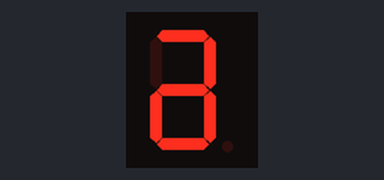
Simulated run of this sketch. Board: Arduino Uno, built with avr-gcc and run on an emulated ATmega328P. On the bench: 1-digit seven-segment display. Wiring (inferred from the names in the program): 1-digit 7-segment display, segments lit when LOW: segments pin 13, pin 12, pin 11, pin 10, pin 9, pin 7, pin 8. The segment pins are drawn as the display they are named for.

Above: at 0.1 s.
At 0.6 s:
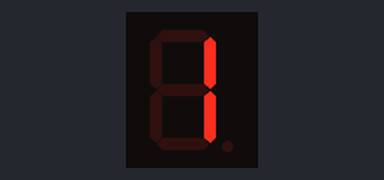
At 1.1 s:
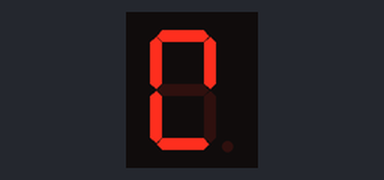
At 1.6 s:
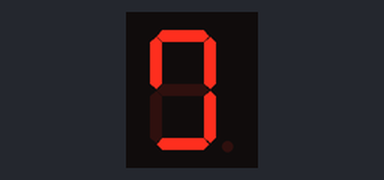
At 3.1 s:
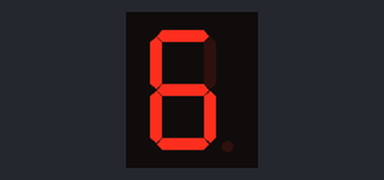
At 4.6 s:
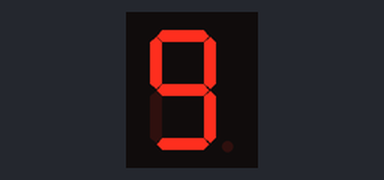

Measured:
- by itself, everything shown: repeats every 5.0 s, in 10 steps
- what the display in image 1 shows lasts 0.5 s, from 0.5 s to 1.0 s

The sketch:

CODE.ino
```cpp
int f = 7 ;
int g = 8 ;
int e = 9 ;
int d = 10 ;
int c = 11 ;
int b = 12 ;
int a = 13 ;
int hoan = 500 ;
void  setup () {
  pinMode (f, OUTPUT);
  pinMode (g, OUTPUT);
  pinMode (e, OUTPUT);
  pinMode (d, OUTPUT);
  pinMode (c, OUTPUT);
  pinMode (b, OUTPUT);
  pinMode (a, OUTPUT);
}

void  loop ()
{
  // 0
 digitalWrite (a, 0 );
 digitalWrite (b, 0 );
 digitalWrite (c, 0 );
 digitalWrite (d, 0 );
 digitalWrite (e, 0 );
 digitalWrite (f, 1 );
 digitalWrite (g, 0 );
  delay (hoan);
  //1
 digitalWrite (a, 1 );
 digitalWrite (b, 0 );
 digitalWrite (c, 0 );
 digitalWrite (d, 1 );
 digitalWrite (e, 1 );
 digitalWrite (f, 1 );
 digitalWrite (g, 1 );
  delay (hoan);
  //2
 digitalWrite (a, 0 );
 digitalWrite (b, 0 );
 digitalWrite (c, 1 );
 digitalWrite (d, 0 );
 digitalWrite (e, 0 );
 digitalWrite (f, 0 );
 digitalWrite (g, 1 );
 delay (hoan);
 //3
 digitalWrite (a, 0 );
 digitalWrite (b, 0 );
 digitalWrite (c, 0 );
 digitalWrite (d, 0 );
 digitalWrite (e, 1 );
 digitalWrite (f, 0 );
 digitalWrite (g, 1 );
  delay (hoan);
 //4
  digitalWrite (a, 1 );
 digitalWrite (b, 0 );
 digitalWrite (c, 0 );
 digitalWrite (d, 1 );
 digitalWrite (e, 1 );
 digitalWrite (f, 0 );
 digitalWrite (g, 0 );
  delay (hoan);
//5
 digitalWrite (a, 0 );
 digitalWrite (b, 1 );
 digitalWrite (c, 0 );
 digitalWrite (d, 0 );
 digitalWrite (e, 1 );
 digitalWrite (f, 0 );
 digitalWrite (g, 0 );
  delay (hoan);
  //6
   digitalWrite (a, 0 );
 digitalWrite (b, 1 );
 digitalWrite (c, 0 );
 digitalWrite (d, 0 );
 digitalWrite (e, 0 );
 digitalWrite (f, 0 );
 digitalWrite (g, 0 );
  delay (hoan);
 //7
  digitalWrite (a, 0 );
 digitalWrite (b, 0 );
 digitalWrite (c, 0 );
 digitalWrite (d, 1 );
 digitalWrite (e, 1 );
 digitalWrite (f, 1 );
 digitalWrite (g, 1 );
  delay (hoan);
 //8
 digitalWrite (a, 0 );
 digitalWrite (b, 0 );
 digitalWrite (c, 0 );
 digitalWrite (d, 0 );
 digitalWrite (e, 0 );
 digitalWrite (f, 0 );
 digitalWrite (g, 0 );
  delay (hoan);
 //9
  digitalWrite (a, 0 );
 digitalWrite (b, 0 );
 digitalWrite (c, 0 );
 digitalWrite (d, 0 );
 digitalWrite (e, 1 );
 digitalWrite (f, 0 );
 digitalWrite (g, 0 );
  delay (hoan);
}
```
